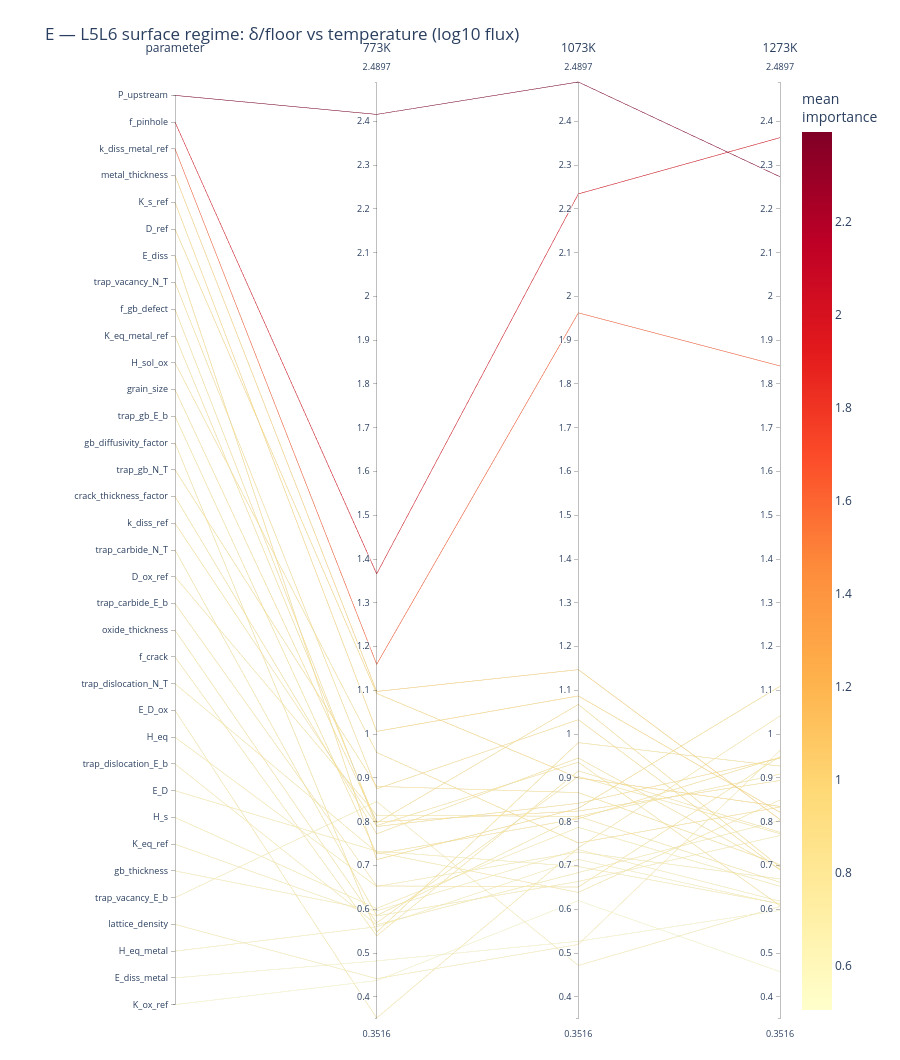
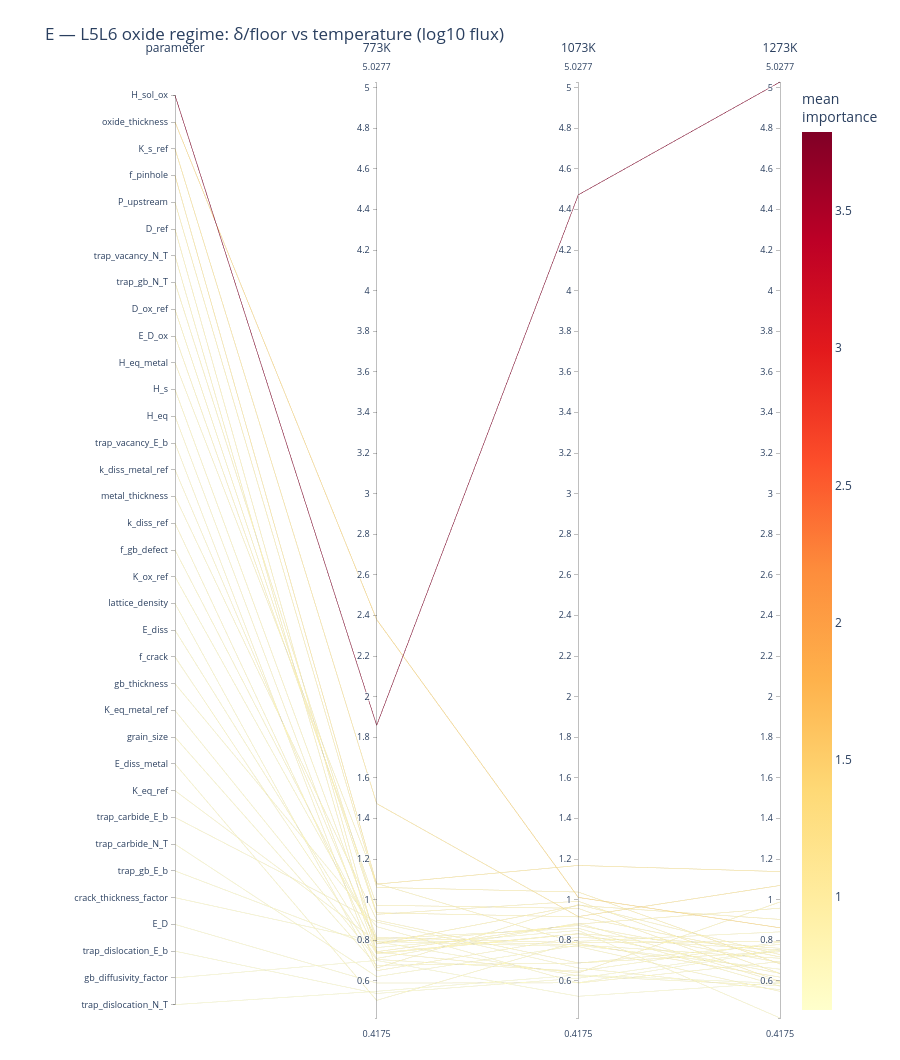

The cell these charts' notebook holds for them, in order:
### Markdown cell above
## E — δ/floor shift across temperature

One plot per regime. Each line is a **parameter**; axes are the three temperatures; height =
`delta_over_floor` for log10(flux).

A line rising steeply left to right is a parameter that only becomes resolvable at high
temperature. Lines hugging 1.0 across all three are noise at every temperature.

### Code cell
figsE = {}
for r in REGIMES:
    sub  = routeB[(routeB.metric == 'flux') & (routeB.regime == r)]
    matE = sub.pivot(index='parameter', columns='temperature_K', values='delta_over_floor')
    matE.columns = [f'{int(c)}K' for c in matE.columns]
    matE = matE.reset_index()
    tcols = tuple(f'{int(t)}K' for t in TEMPS)
    figsE[r] = parallel_coordinates_sensitivity(
        matE, regimes=tcols,
        title=f'E — L5L6 {r} regime: δ/floor vs temperature (log10 flux)',
        save_html=os.path.join(FIG_DIR, f'pcp_E_vs_T_{r}.html'))
    best = matE.set_index('parameter')[list(tcols)].max(axis=1).nlargest(3)
    print(f"{r:8s} top-3 by best δ/floor: {best.round(2).to_dict()}")

for r in REGIMES:
    figsE[r].show()

### Figure 1 — Plotly figure (JSON) as saved in the notebook; plotly's stock layout.template omitted (floating-point values rounded to 4 significant figures)
{"data": [{"dimensions": [{"label": "parameter", "range": [-0.5, 34.5], "ticktext": ["P_upstream", "f_pinhole", "k_diss_metal_ref", "metal_thickness", "K_s_ref", "D_ref", "E_diss", "trap_vacancy_N_T", "f_gb_defect", "K_eq_metal_ref", "H_sol_ox", "grain_size", "trap_gb_E_b", "gb_diffusivity_factor", "trap_gb_N_T", "crack_thickness_factor", "k_diss_ref", "trap_carbide_N_T", "D_ox_ref", "trap_carbide_E_b", "oxide_thickness", "f_crack", "trap_dislocation_N_T", "E_D_ox", "H_eq", "trap_dislocation_E_b", "E_D", "H_s", "K_eq_ref", "gb_thickness", "trap_vacancy_E_b", "lattice_density", "H_eq_metal", "E_diss_metal", "K_ox_ref"], "tickvals": [34, 33, 32, 31, 30, 29, 28, 27, 26, 25, 24, 23, 22, 21, 20, 19, 18, 17, 16, 15, 14, 13, 12, 11, 10, 9, 8, 7, 6, 5, 4, 3, 2, 1, 0], "values": [34, 33, 32, 31, 30, 29, 28, 27, 26, 25, 24, 23, 22, 21, 20, 19, 18, 17, 16, 15, 14, 13, 12, 11, 10, 9, 8, 7, 6, 5, 4, 3, 2, 1, 0]}, {"label": "773K", "range": [0.3516, 2.49], "values": [2.416, 1.366, 1.16, 1.097, 1.006, 1.093, 0.7134, 0.875, 0.789, 0.7973, 0.9582, 0.7997, 0.7264, 0.5475, 0.8808, 0.7722, 0.7912, 0.5855, 0.8148, 0.6534, 0.5689, 0.5392, 0.7302, 0.3516, 0.652, 0.5645, 0.7328, 0.6019, 0.5847, 0.5963, 0.8461, 0.4415, 0.5601, 0.482, 0.4369]}, {"label": "1073K", "range": [0.3516, 2.49], "values": [2.49, 2.234, 1.962, 1.147, 1.087, 0.9, 0.8306, 1.033, 0.8419, 1.068, 0.7515, 0.8244, 0.8068, 0.9806, 0.8665, 0.9455, 0.9359, 0.8123, 0.8123, 0.6508, 0.9032, 0.9162, 0.6385, 0.7404, 0.7308, 0.6838, 0.6974, 0.7871, 0.6635, 0.7363, 0.4716, 0.5196, 0.7139, 0.5269, 0.6198]}, {"label": "1273K", "range": [0.3516, 2.49], "values": [2.273, 2.363, 1.841, 0.805, 0.8217, 0.8349, 1.109, 0.6899, 0.9452, 0.6961, 0.8335, 0.8941, 0.9471, 0.9271, 0.7019, 0.692, 0.6081, 0.9086, 0.6615, 0.949, 0.7726, 0.7758, 0.8496, 1.042, 0.6693, 0.8028, 0.6128, 0.6524, 0.7685, 0.6184, 0.6064, 0.9628, 0.6117, 0.5975, 0.4575]}], "labelangle": 0, "labelfont": {"size": 12}, "labelside": "top", "line": {"color": [2.393, 1.988, 1.654, 1.017, 0.9717, 0.9426, 0.8845, 0.866, 0.8587, 0.8537, 0.8478, 0.8394, 0.8268, 0.8184, 0.8164, 0.8032, 0.7784, 0.7688, 0.7629, 0.7511, 0.7482, 0.7437, 0.7394, 0.7112, 0.684, 0.6837, 0.681, 0.6805, 0.6722, 0.6503, 0.6414, 0.6413, 0.6286, 0.5355, 0.5047], "colorbar": {"title": {"text": "mean<br>importance"}}, "colorscale": [[0, "rgb(255,255,204)"], [0.125, "rgb(255,237,160)"], [0.25, "rgb(254,217,118)"], [0.375, "rgb(254,178,76)"], [0.5, "rgb(253,141,60)"], [0.625, "rgb(252,78,42)"], [0.75, "rgb(227,26,28)"], [0.875, "rgb(189,0,38)"], [1, "rgb(128,0,38)"]], "showscale": true}, "rangefont": {"size": 9}, "tickfont": {"size": 9}, "type": "parcoords"}], "layout": {"font": {"size": 12}, "height": 1060, "margin": {"b": 40, "l": 175, "r": 120, "t": 80}, "title": {"text": "E — L5L6 surface regime: δ/floor vs temperature (log10 flux)"}}}

### Figure 2 — Plotly figure (JSON) as saved in the notebook; plotly's stock layout.template omitted (floating-point values rounded to 4 significant figures)
{"data": [{"dimensions": [{"label": "parameter", "range": [-0.5, 34.5], "ticktext": ["H_sol_ox", "oxide_thickness", "K_s_ref", "f_pinhole", "P_upstream", "D_ref", "trap_vacancy_N_T", "trap_gb_N_T", "D_ox_ref", "E_D_ox", "H_eq_metal", "H_s", "H_eq", "trap_vacancy_E_b", "k_diss_metal_ref", "metal_thickness", "k_diss_ref", "f_gb_defect", "K_ox_ref", "lattice_density", "E_diss", "f_crack", "gb_thickness", "K_eq_metal_ref", "grain_size", "E_diss_metal", "K_eq_ref", "trap_carbide_E_b", "trap_carbide_N_T", "trap_gb_E_b", "crack_thickness_factor", "E_D", "trap_dislocation_E_b", "gb_diffusivity_factor", "trap_dislocation_N_T"], "tickvals": [34, 33, 32, 31, 30, 29, 28, 27, 26, 25, 24, 23, 22, 21, 20, 19, 18, 17, 16, 15, 14, 13, 12, 11, 10, 9, 8, 7, 6, 5, 4, 3, 2, 1, 0], "values": [34, 33, 32, 31, 30, 29, 28, 27, 26, 25, 24, 23, 22, 21, 20, 19, 18, 17, 16, 15, 14, 13, 12, 11, 10, 9, 8, 7, 6, 5, 4, 3, 2, 1, 0]}, {"label": "773K", "range": [0.4175, 5.028], "values": [1.859, 2.38, 1.474, 1.077, 1.061, 0.7823, 0.744, 0.9358, 0.9281, 0.9731, 1.081, 0.814, 0.7424, 0.6637, 0.7842, 0.8996, 0.737, 0.8029, 0.807, 0.6503, 0.7336, 0.7111, 0.8675, 0.706, 0.6771, 0.5044, 0.7946, 0.8905, 0.6215, 0.7647, 0.7935, 0.5898, 0.5384, 0.7009, 0.549]}, {"label": "1073K", "range": [0.4175, 5.028], "values": [4.472, 1.011, 0.9171, 1.169, 1.038, 0.9721, 0.8799, 0.9158, 0.9928, 0.9576, 0.785, 0.788, 0.6398, 0.9759, 0.8732, 0.6886, 0.8333, 0.7778, 0.8598, 0.8158, 0.8319, 0.8848, 0.5897, 0.648, 0.6881, 0.7951, 0.7696, 0.6637, 0.7756, 0.8488, 0.6252, 0.591, 0.6135, 0.5245, 0.6296]}, {"label": "1273K", "range": [0.4175, 5.028], "values": [5.028, 0.8619, 1.07, 1.139, 0.684, 0.9031, 0.9585, 0.7184, 0.6368, 0.5969, 0.6188, 0.7948, 0.9889, 0.7297, 0.6906, 0.744, 0.7608, 0.7116, 0.5742, 0.7522, 0.6372, 0.5932, 0.6955, 0.7916, 0.78, 0.8419, 0.5488, 0.5574, 0.658, 0.4175, 0.5768, 0.7524, 0.755, 0.5917, 0.5881]}], "labelangle": 0, "labelfont": {"size": 12}, "labelside": "top", "line": {"color": [3.786, 1.418, 1.154, 1.128, 0.9277, 0.8859, 0.8608, 0.8567, 0.8526, 0.8425, 0.8281, 0.799, 0.7903, 0.7898, 0.7827, 0.7774, 0.777, 0.7641, 0.747, 0.7394, 0.7342, 0.7297, 0.7176, 0.7152, 0.7151, 0.7138, 0.7043, 0.7039, 0.685, 0.677, 0.6652, 0.6444, 0.6357, 0.6057, 0.5889], "colorbar": {"title": {"text": "mean<br>importance"}}, "colorscale": [[0, "rgb(255,255,204)"], [0.125, "rgb(255,237,160)"], [0.25, "rgb(254,217,118)"], [0.375, "rgb(254,178,76)"], [0.5, "rgb(253,141,60)"], [0.625, "rgb(252,78,42)"], [0.75, "rgb(227,26,28)"], [0.875, "rgb(189,0,38)"], [1, "rgb(128,0,38)"]], "showscale": true}, "rangefont": {"size": 9}, "tickfont": {"size": 9}, "type": "parcoords"}], "layout": {"font": {"size": 12}, "height": 1060, "margin": {"b": 40, "l": 175, "r": 120, "t": 80}, "title": {"text": "E — L5L6 oxide regime: δ/floor vs temperature (log10 flux)"}}}
